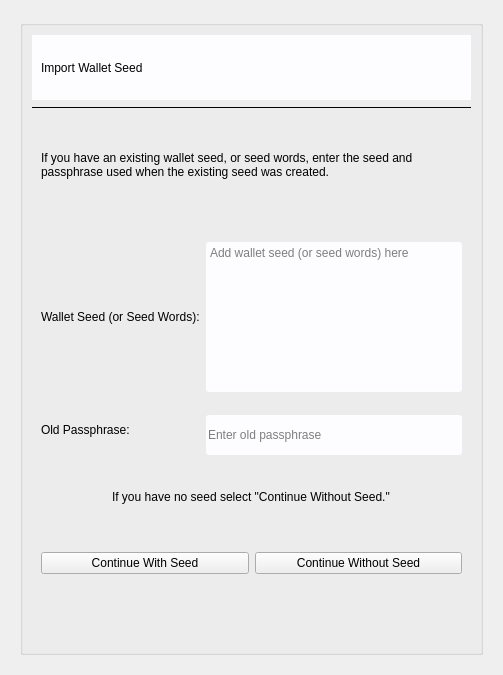
         <widget class="QWidget" name="imprt_seed_page">
          <layout class="QGridLayout" name="gridLayout_136">
           <item row="0" column="0">
            <widget class="QFrame" name="frame_104">
             <property name="frameShape">
              <enum>QFrame::NoFrame</enum>
             </property>
             <property name="frameShadow">
              <enum>QFrame::Plain</enum>
             </property>
             <layout class="QGridLayout" name="gridLayout_137">
              <item row="0" column="0">
               <widget class="QGroupBox" name="groupBox_22">
                <property name="title">
                 <string/>
                </property>
                <layout class="QGridLayout" name="gridLayout_138">
                 <item row="0" column="0">
                  <widget class="QFrame" name="frame_107">
                   <property name="minimumSize">
                    <size>
                     <width>0</width>
                     <height>65</height>
                    </size>
                   </property>
                   <property name="maximumSize">
                    <size>
                     <width>16777215</width>
                     <height>65</height>
                    </size>
                   </property>
                   <property name="styleSheet">
                    <string notr="true">background-color: rgb(253, 253, 255);
font: 24pt &quot;Helvetica&quot;;</string>
                   </property>
                   <property name="frameShape">
                    <enum>QFrame::NoFrame</enum>
                   </property>
                   <property name="frameShadow">
                    <enum>QFrame::Plain</enum>
                   </property>
                   <layout class="QGridLayout" name="gridLayout_139">
                    <item row="0" column="0">
                     <widget class="QLabel" name="label_86">
                      <property name="text">
                       <string>Import Wallet Seed</string>
                      </property>
                     </widget>
                    </item>
                   </layout>
                  </widget>
                 </item>
                 <item row="3" column="0">
                  <widget class="QFrame" name="frame_106">
                   <property name="minimumSize">
                    <size>
                     <width>0</width>
                     <height>250</height>
                    </size>
                   </property>
                   <property name="maximumSize">
                    <size>
                     <width>16777215</width>
                     <height>250</height>
                    </size>
                   </property>
                   <property name="styleSheet">
                    <string notr="true">border-radius:3px;
</string>
                   </property>
                   <property name="frameShape">
                    <enum>QFrame::NoFrame</enum>
                   </property>
                   <property name="frameShadow">
                    <enum>QFrame::Plain</enum>
                   </property>
                   <layout class="QGridLayout" name="gridLayout_141">
                    <item row="1" column="1">
                     <widget class="QTextEdit" name="imprt_seed_txt">
                      <property name="minimumSize">
                       <size>
                        <width>0</width>
                        <height>150</height>
                       </size>
                      </property>
                      <property name="maximumSize">
                       <size>
                        <width>16777215</width>
                        <height>150</height>
                       </size>
                      </property>
                      <property name="styleSheet">
                       <string notr="true">background-color: rgb(253, 253, 255);</string>
                      </property>
                      <property name="frameShape">
                       <enum>QFrame::NoFrame</enum>
                      </property>
                      <property name="placeholderText">
                       <string>Add wallet seed (or seed words) here</string>
                      </property>
                     </widget>
                    </item>
                    <item row="1" column="0">
                     <widget class="QLabel" name="label_88">
                      <property name="styleSheet">
                       <string notr="true">font: 16pt 'Helvetica';</string>
                      </property>
                      <property name="text">
                       <string>Wallet Seed (or Seed Words):</string>
                      </property>
                     </widget>
                    </item>
                    <item row="2" column="1">
                     <widget class="QLineEdit" name="old_pass_line">
                      <property name="minimumSize">
                       <size>
                        <width>0</width>
                        <height>40</height>
                       </size>
                      </property>
                      <property name="maximumSize">
                       <size>
                        <width>16777215</width>
                        <height>30</height>
                       </size>
                      </property>
                      <property name="styleSheet">
                       <string notr="true">background-color: rgb(253, 253, 255);</string>
                      </property>
                      <property name="echoMode">
                       <enum>QLineEdit::Password</enum>
                      </property>
                      <property name="placeholderText">
                       <string>Enter old passphrase</string>
                      </property>
                     </widget>
                    </item>
                    <item row="2" column="0">
                     <widget class="QLabel" name="label_96">
                      <property name="styleSheet">
                       <string notr="true">font: 16pt 'Helvetica';</string>
                      </property>
                      <property name="text">
                       <string>Old Passphrase:</string>
                      </property>
                     </widget>
                    </item>
                   </layout>
                  </widget>
                 </item>
                 <item row="1" column="0">
                  <widget class="Line" name="line_28">
                   <property name="frameShadow">
                    <enum>QFrame::Plain</enum>
                   </property>
                   <property name="orientation">
                    <enum>Qt::Horizontal</enum>
                   </property>
                  </widget>
                 </item>
                 <item row="5" column="0">
                  <widget class="QFrame" name="frame_108">
                   <property name="minimumSize">
                    <size>
                     <width>0</width>
                     <height>80</height>
                    </size>
                   </property>
                   <property name="maximumSize">
                    <size>
                     <width>16777215</width>
                     <height>80</height>
                    </size>
                   </property>
                   <property name="frameShape">
                    <enum>QFrame::NoFrame</enum>
                   </property>
                   <property name="frameShadow">
                    <enum>QFrame::Plain</enum>
                   </property>
                   <layout class="QGridLayout" name="gridLayout_142">
                    <item row="0" column="0">
                     <widget class="QPushButton" name="seed_next_btn">
                      <property name="toolTip">
                       <string>Click to continue with seed</string>
                      </property>
                      <property name="text">
                       <string>Continue With Seed</string>
                      </property>
                     </widget>
                    </item>
                    <item row="0" column="1">
                     <widget class="QPushButton" name="no_seed_next_btn">
                      <property name="toolTip">
                       <string>Click here if you have no seed to enter.</string>
                      </property>
                      <property name="text">
                       <string>Continue Without Seed</string>
                      </property>
                     </widget>
                    </item>
                   </layout>
                  </widget>
                 </item>
                 <item row="2" column="0">
                  <widget class="QFrame" name="frame_105">
                   <property name="minimumSize">
                    <size>
                     <width>0</width>
                     <height>100</height>
                    </size>
                   </property>
                   <property name="maximumSize">
                    <size>
                     <width>16777215</width>
                     <height>100</height>
                    </size>
                   </property>
                   <property name="frameShape">
                    <enum>QFrame::NoFrame</enum>
                   </property>
                   <property name="frameShadow">
                    <enum>QFrame::Raised</enum>
                   </property>
                   <layout class="QGridLayout" name="gridLayout_140">
                    <item row="0" column="0">
                     <widget class="QLabel" name="label_87">
                      <property name="minimumSize">
                       <size>
                        <width>0</width>
                        <height>36</height>
                       </size>
                      </property>
                      <property name="maximumSize">
                       <size>
                        <width>16777215</width>
                        <height>36</height>
                       </size>
                      </property>
                      <property name="styleSheet">
                       <string notr="true">font: 16pt 'Helvetica';
</string>
                      </property>
                      <property name="text">
                       <string>If you have an existing wallet seed, or seed words, enter the seed and passphrase used when the existing seed was created. </string>
                      </property>
                      <property name="wordWrap">
                       <bool>true</bool>
                      </property>
                     </widget>
                    </item>
                   </layout>
                  </widget>
                 </item>
                 <item row="4" column="0">
                  <widget class="QFrame" name="frame_121">
                   <property name="minimumSize">
                    <size>
                     <width>0</width>
                     <height>40</height>
                    </size>
                   </property>
                   <property name="maximumSize">
                    <size>
                     <width>16777215</width>
                     <height>40</height>
                    </size>
                   </property>
                   <property name="frameShape">
                    <enum>QFrame::NoFrame</enum>
                   </property>
                   <property name="frameShadow">
                    <enum>QFrame::Plain</enum>
                   </property>
                   <layout class="QGridLayout" name="gridLayout_161">
                    <item row="0" column="0" alignment="Qt::AlignHCenter">
                     <widget class="QLabel" name="label_97">
                      <property name="styleSheet">
                       <string notr="true">font: 16pt 'Helvetica';
</string>
                      </property>
                      <property name="text">
                       <string>If you have no seed select &quot;Continue Without Seed.&quot;</string>
                      </property>
                     </widget>
                    </item>
                   </layout>
                  </widget>
                 </item>
                 <item row="6" column="0">
                  <spacer name="verticalSpacer_12">
                   <property name="orientation">
                    <enum>Qt::Vertical</enum>
                   </property>
                   <property name="sizeHint" stdset="0">
                    <size>
                     <width>20</width>
                     <height>40</height>
                    </size>
                   </property>
                  </spacer>
                 </item>
                </layout>
               </widget>
              </item>
             </layout>
            </widget>
           </item>
          </layout>
         </widget>
